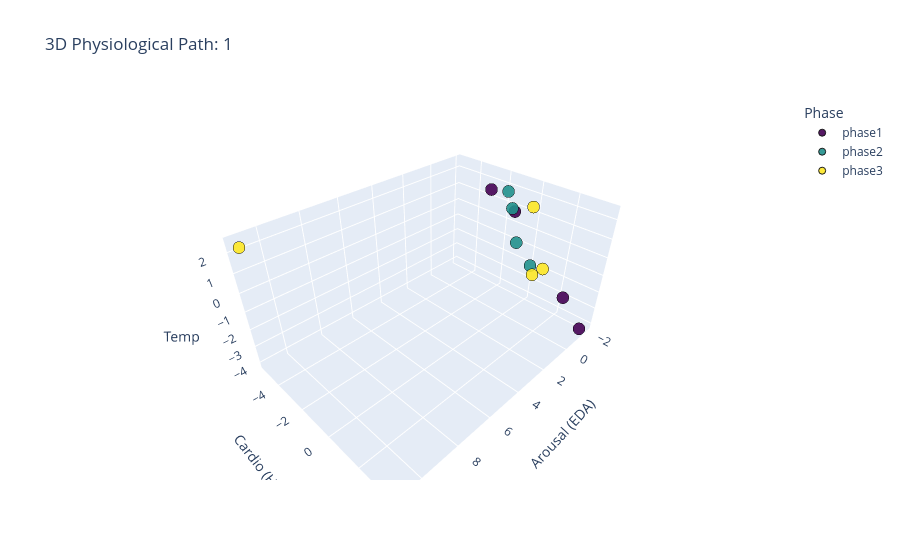

Notebook source saved alongside this figure:
### Code cell
import matplotlib.pyplot as plt
import seaborn as sns
import plotly.express as px

# 1. Select the individual
target_id = viz_df['Individual'].unique()[0] 
ind_df = viz_df[viz_df['Individual'] == target_id].copy()

# 2. 2D Trajectory Plot
plt.figure(figsize=(10, 7))

# Draw the lines connecting the points to show the "Path"
sns.lineplot(data=ind_df, x='PC1', y='PC2', sort=False, color='gray', alpha=0.3, lw=1)

# Plot the points
sns.scatterplot(
    data=ind_df, 
    x='PC1', y='PC2', 
    hue='Phase', 
    style='Phase',
    s=150, palette='viridis', edgecolor='black', zorder=5
)

# Add the labels (Fixing the ValueError)
for i, row in ind_df.iterrows():
    label = str(row['Round']).replace('round_', 'R')
    plt.text(row['PC1']+0.15, row['PC2']+0.15, label, fontsize=10, weight='semibold')

plt.title(f'Physiological Trajectory for {target_id}', fontsize=15)
plt.xlabel('PC1: Sympathetic Arousal (EDA)')
plt.ylabel('PC2: Cardiovascular Load (HR)')
plt.grid(True, linestyle=':', alpha=0.6)
plt.show()

# 3. 3D Trajectory (Interactive)
fig_3d_ind = px.scatter_3d(
    ind_df, 
    x='PC1', y='PC2', z='PC3',
    color='Phase',
    hover_data=['Round'],
    opacity=0.9,
    title=f'3D Physiological Path: {target_id}',
    labels={'PC1': 'Arousal (EDA)', 'PC2': 'Cardio (HR)', 'PC3': 'Temp'},
    color_discrete_map={'phase1': '#440154', 'phase2': '#21918c', 'phase3': '#fde725'}
)
fig_3d_ind.update_traces(marker=dict(size=7, line=dict(width=1, color='black')))
fig_3d_ind.show()

### Figure 1 — Plotly figure (JSON) as saved in the notebook; plotly's stock layout.template omitted (floating-point values rounded to 4 significant figures)
{"data": [{"customdata": [["round_1"], ["round_2"], ["round_3"], ["round_4"]], "hovertemplate": "Phase=phase1<br>Arousal (EDA)=%{x}<br>Cardio (HR)=%{y}<br>Temp=%{z}<br>Round=%{customdata[0]}<extra></extra>", "legendgroup": "phase1", "marker": {"color": "#440154", "line": {"color": "black", "width": 1}, "opacity": 0.9, "size": 7, "symbol": "circle"}, "mode": "markers", "name": "phase1", "scene": "scene", "showlegend": true, "type": "scatter3d", "x": [-1.896, -1.636, -1.857, -1.234], "y": [2.365, 3.716, -1.208, -2.373], "z": [-2.974, -4.153, 0.7907, 1.857]}, {"customdata": [["round_1"], ["round_2"], ["round_3"], ["round_4"]], "hovertemplate": "Phase=phase2<br>Arousal (EDA)=%{x}<br>Cardio (HR)=%{y}<br>Temp=%{z}<br>Round=%{customdata[0]}<extra></extra>", "legendgroup": "phase2", "marker": {"color": "#21918c", "line": {"color": "black", "width": 1}, "opacity": 0.9, "size": 7, "symbol": "circle"}, "mode": "markers", "name": "phase2", "scene": "scene", "showlegend": true, "type": "scatter3d", "x": [-0.7315, -0.2639, -0.767, -0.4945], "y": [0.8281, 0.1545, -0.6337, -0.7717], "z": [-1.143, 0.1078, 1.522, 2.457]}, {"customdata": [["round_1"], ["round_2"], ["round_3"], ["round_4"]], "hovertemplate": "Phase=phase3<br>Arousal (EDA)=%{x}<br>Cardio (HR)=%{y}<br>Temp=%{z}<br>Round=%{customdata[0]}<extra></extra>", "legendgroup": "phase3", "marker": {"color": "#fde725", "line": {"color": "black", "width": 1}, "opacity": 0.9, "size": 7, "symbol": "circle"}, "mode": "markers", "name": "phase3", "scene": "scene", "showlegend": true, "type": "scatter3d", "x": [-1.269, -0.5637, -0.2718, 10.99], "y": [0.7056, 1.665, 0.8582, -5.305], "z": [-2.009, -0.8942, 2.255, 2.185]}], "layout": {"legend": {"title": {"text": "Phase"}, "tracegroupgap": 0}, "scene": {"domain": {"x": [0, 1], "y": [0, 1]}, "xaxis": {"title": {"text": "Arousal (EDA)"}}, "yaxis": {"title": {"text": "Cardio (HR)"}}, "zaxis": {"title": {"text": "Temp"}}}, "title": {"text": "3D Physiological Path: 1"}}}
